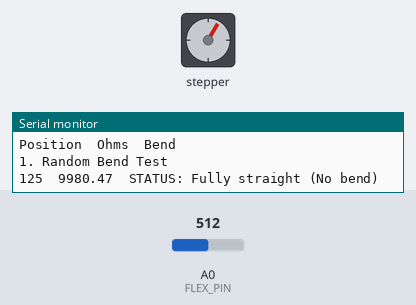
The sketch below on a simulated Arduino Uno, built with avr-gcc and run on an emulated ATmega328P. On the bench: stepper motor, the last lines printed to the serial monitor. Inputs (shaded band) come from the test bench; at power-on: A0 (FLEX_PIN) = 512. Random numbers use the default seed unless the sketch sets one; stepper angles assume 2048 steps per turn.

Above: at 13.4 s.
13.5 s: A0 (FLEX_PIN) set to 499
At 17.1 s:
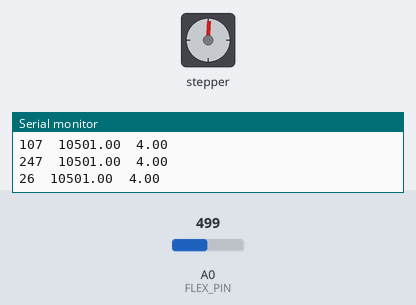
17.3 s: A0 (FLEX_PIN) set to 292
At 19.0 s:
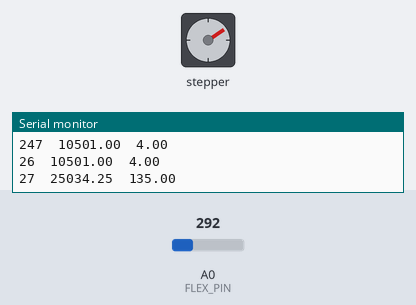
20.8 s: A0 (FLEX_PIN) set to 269
At 28.5 s:
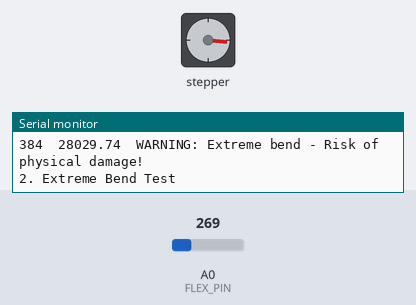
Timing chart, 0 to 32.1 s (numbered marks = the images above; inputs shaded):
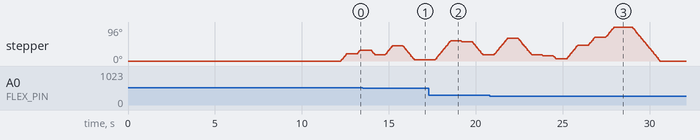

The sketch:

edema_sensor_test.ino
```cpp
#include <Stepper.h>

// Stepper motor setup
const int stepsPerRevolution = 2048;
Stepper myStepper(stepsPerRevolution, 8, 10, 9, 11);

// Flex sensor setup
const int FLEX_PIN = A0;
const int SENSOR_POWER_PIN = 6;
const float VCC = 5.0;
const float R_DIV = 10000.0;
const float STRAIGHT_RESISTANCE = 10000.0;
const float BEND_RESISTANCE = 20000.0;

// Testing parameters
const int maxSteps = 400;      // Max range
const int extremeSteps = 550;  // Extreme bend limit
int currentPosition = 0;       // Position
const int testIterations = 15; // Number of runs

int selectedMode = 1; // 1 = All tests, 2 = Only hysteresis

void setup() {
  Serial.begin(9600);
  myStepper.setSpeed(10);
  pinMode(FLEX_PIN, INPUT);

  pinMode(SENSOR_POWER_PIN, OUTPUT);
  digitalWrite(SENSOR_POWER_PIN, HIGH);

  randomSeed(analogRead(A1));

  Serial.println("Select test mode via Serial Monitor:");
  Serial.println("1 - Run ALL tests (Random, Extreme, Disconnect, Straight, Hysteresis)");
  Serial.println("2 - Run ONLY Hysteresis test");
  Serial.println("Waiting for selection (defaults to 1 after 10 seconds)...");

  unsigned long startTime = millis();
  while (Serial.available() == 0) {
    if (millis() - startTime > 10000) {
      Serial.println("Timeout reached. Defaulting to Mode 1.");
      selectedMode = 1;
      break;
    }
  }

  if (Serial.available() > 0) {
    selectedMode = Serial.parseInt();
    while(Serial.available() > 0) Serial.read();
  }

  Serial.print("Selected Mode: ");
  Serial.println(selectedMode);
  Serial.println("------------------------------------------------------------------------------");
  Serial.println("Position\tOhms\tBend");

  delay(2000);
}

void loop() {
  if (selectedMode == 1) {
    // Random
    Serial.println("1. Random Bend Test");
    for (int i = 0; i < testIterations; i++) {
      int targetPosition = random(0, maxSteps + 1);
      int stepsToMove = targetPosition - currentPosition;

      myStepper.step(stepsToMove);
      currentPosition = targetPosition;
      delay(600);

      zmeritA_Vypsat(currentPosition);
    }

    Serial.println("2. Extreme Bend Test");
    int stepsToExtreme = extremeSteps - currentPosition;
    myStepper.step(stepsToExtreme);
    currentPosition = extremeSteps;
    delay(1000);
    zmeritA_Vypsat(currentPosition);

    Serial.println("Returning to home position...");
    myStepper.step(-currentPosition);
    currentPosition = 0;
    delay(2000);

    Serial.println("3. Automated Disconnect Test");
    digitalWrite(SENSOR_POWER_PIN, LOW);
    delay(500);
    Serial.print("Power OFF -> ");
    zmeritA_Vypsat(currentPosition);

    digitalWrite(SENSOR_POWER_PIN, HIGH);
    delay(500);
    Serial.print("Power ON -> ");
    zmeritA_Vypsat(currentPosition);

    Serial.println("4. Fully Straight Sensor Check");
    myStepper.step(-currentPosition);
    currentPosition = 0;
    delay(1000);
    zmeritA_Vypsat(currentPosition);

    runHysteresisTest();

    Serial.println("Full cycle finished.");
    delay(5000);

  } else if (selectedMode == 2) {
    // Hysteresis
    runHysteresisTest();

    Serial.println("Hysteresis cycle finished.");
    delay(5000);
  }
}

void runHysteresisTest() {
  Serial.println("5. Hysteresis Sweep Test");

  if (currentPosition != 0) {
    myStepper.step(-currentPosition);
    currentPosition = 0;
    delay(1000);
  }

  int sweepStep = 25;

  Serial.println("Sweep Up (Bending)...");
  for (int pos = 0; pos <= maxSteps; pos += sweepStep) {
    int stepsToMove = pos - currentPosition;
    myStepper.step(stepsToMove);
    currentPosition = pos;
    delay(400);
    zmeritA_Vypsat(currentPosition);
  }

  Serial.println("Sweep Down (Straightening)...");
  for (int pos = maxSteps; pos >= 0; pos -= sweepStep) {
    int stepsToMove = pos - currentPosition;
    myStepper.step(stepsToMove);
    currentPosition = pos;
    delay(400);
    zmeritA_Vypsat(currentPosition);
  }
}

void zmeritA_Vypsat(int pozice) {
  int flexADC = analogRead(FLEX_PIN);

  // Safety check - disconnect or short circuit detection
  if (flexADC <= 5 || flexADC >= 1018) {
    Serial.print(pozice);
    Serial.println("\tERROR: Sensor disconnected or shorted!");
    return;
  }

  float flexV = flexADC * VCC / 1023.0;
  float flexR = R_DIV * (VCC / flexV - 1.0);

  // Fully straight - the sensor fell off or is flat
  if (flexR <= STRAIGHT_RESISTANCE * 1.02) {
    Serial.print(pozice);
    Serial.print("\t");
    Serial.print(flexR);
    Serial.println("\tSTATUS: Fully straight (No bend)");
    return;
  }

  // Safety check - Extreme bend limit
  if (flexR > (BEND_RESISTANCE * 1.3)) {
    Serial.print(pozice);
    Serial.print("\t");
    Serial.print(flexR);
    Serial.println("\tWARNING: Extreme bend - Risk of physical damage!");
    return;
  }

  float angle = map(flexR, STRAIGHT_RESISTANCE, BEND_RESISTANCE, 0, 90.0);

  // Report
  Serial.print(pozice);
  Serial.print("\t");
  Serial.print(flexR);
  Serial.print("\t");
  Serial.println(angle);
}
```

Measured:
- the behaviour switches between 507 and 506 on A0 (FLEX_PIN) (found by bisection; images 0 and 1)
- the behaviour switches between 285 and 284 on A0 (FLEX_PIN) (found by bisection; images 2 and 3)
